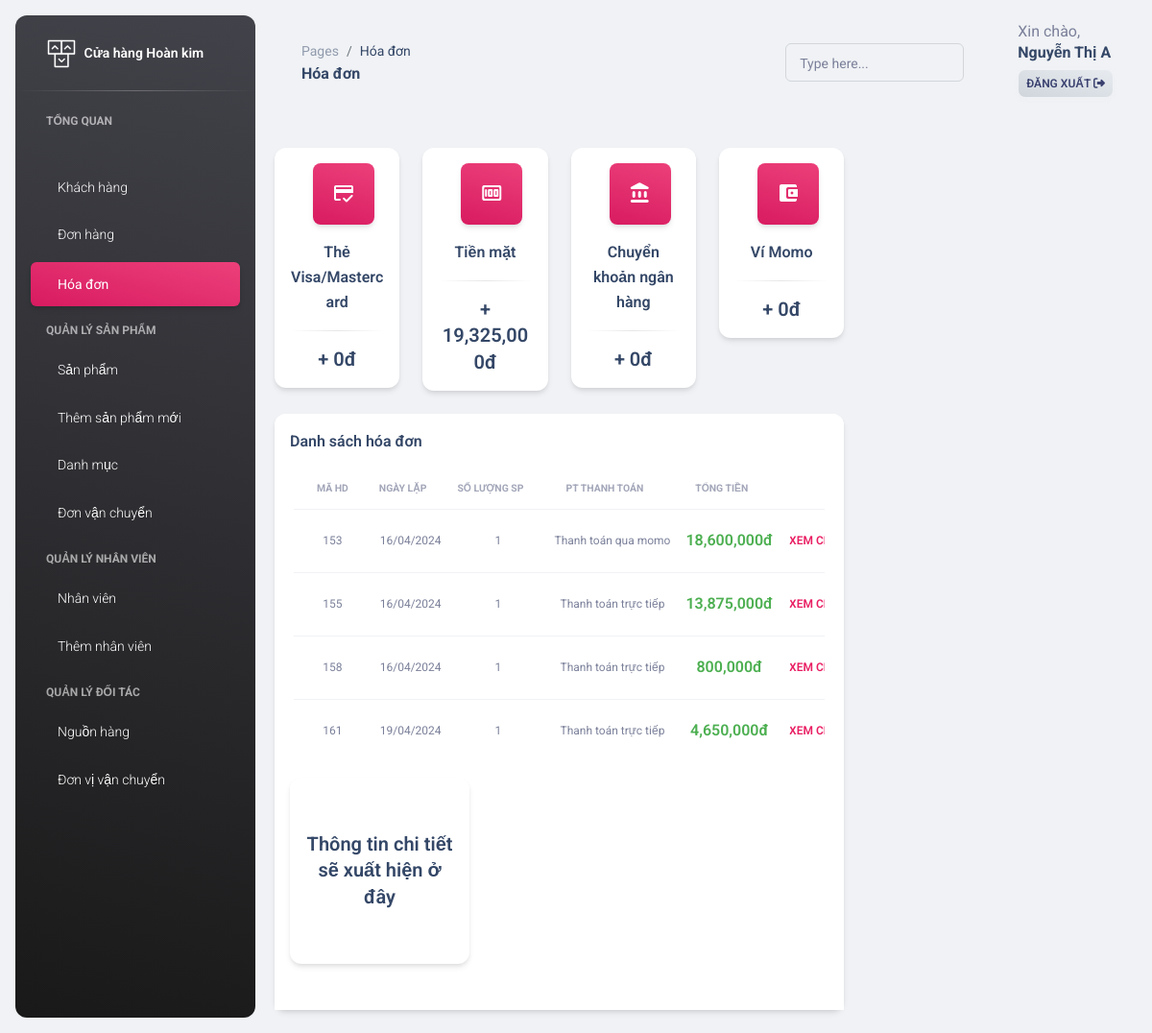
The app's page /assets/admin/billing.php (signed in) with its own data.
### tables this page shows
CREATE TABLE `giaodich` (
  `Ma_GD` int(11) NOT NULL,
  `Ma_KH` int(11) DEFAULT NULL,
  `Ma_LGD` int(11) DEFAULT NULL,
  `Ma_NV` int(11) DEFAULT NULL,
  `TT_MA` int(11) DEFAULT NULL,
  `NGAY_LAP` date DEFAULT NULL,
  `PTTT_MA` int(11) DEFAULT NULL
);

CREATE TABLE `pt_thanhtoan` (
  `PTTT_MA` int(11) NOT NULL,
  `PTTT_TEN` char(30) NOT NULL
);

### assets/admin/billing.php (the view, shortened to what the rows shown need)
<!DOCTYPE html>
<html lang="en">
<?php
  require 'connect.php';
?>
<?php include "head.php"; ?>
<body class="g-sidenav-show  bg-gray-200">
  <main class="main-content position-relative max-height-vh-100 h-100 border-radius-lg ">
		<div class="container-fluid py-4">
      <div class="row">
        <div class="col-lg-8">
          <div class="row">
            <div class="col-md-12 mb-lg-0 mb-2">
              <div class="card mt-4">
                <div class="card-header pb-0 p-3">
<div class="card-body p-3">
    <div class="row">
        <div class="table-responsive p-0">
            <table id="myTable" class="display table align-items-center mb-0">
                <thead>
                    <tr class="col-lg-12">
                        <th class="col-1 text-center text-uppercase text-secondary text-xxs font-weight-bolder opacity-7">Mã HD</th>
                        <th class="col-2 text-center text-uppercase text-secondary text-xxs font-weight-bolder opacity-7 ps-2">Ngày lặp</th>
                        <th class="col-1 text-center text-uppercase text-secondary text-xxs font-weight-bolder opacity-7 ps-2">Số lượng SP</th>
                        <th class="col-3 text-center text-uppercase text-secondary text-xxs font-weight-bolder opacity-7 ps-2">PT Thanh toán</th>
                        <th class="col-2 text-center text-uppercase text-secondary text-xxs font-weight-bolder opacity-7 ps-2">Tổng tiền</th>
                        <th class="col-2 text-secondary opacity-7"></th>
                    </tr>
                </thead>
                <tbody>
                    <?php
                    $sql = "SELECT giaodich.Ma_GD, giaodich.NGAY_LAP, giaodich.PTTT_MA,
                                   SUM(chitiethoadon.TONG_THANH_TOAN) AS tongtien
                            FROM giaodich
                            INNER JOIN chitiethoadon ON giaodich.Ma_GD = chitiethoadon.Ma_GD
                            WHERE giaodich.TT_MA = 1
                            GROUP BY giaodich.Ma_GD";
                    $result = $conn->query($sql);
                    if ($result->num_rows > 0) {
                        while ($row = $result->fetch_assoc()) {
                            echo '<tr class="h-50">';
                            echo '<td class="align-middle text-xs text-center">' . $row["Ma_GD"] . '</td>';
                            echo '<td class="align-middle text-xs text-center">' . date('d/m/Y', strtotime($row["NGAY_LAP"])) . '</td>';
                            $sql_sl = "SELECT COUNT(*) AS soluong FROM chitiethoadon WHERE Ma_GD = " . $row["Ma_GD"];
                            $rssl = $conn->query($sql_sl);
                            $rowsl = mysqli_fetch_assoc($rssl);
                            echo '<td class="align-middle text-xs text-center">' . $rowsl["soluong"] . '</td>';
                            $idpttt = $row["PTTT_MA"];
                            $sqlpt = "SELECT PTTT_TEN FROM pt_thanhtoan WHERE PTTT_MA = {$idpttt}";
                            $rspt = $conn->query($sqlpt);
                            $rowpt = mysqli_fetch_assoc($rspt);
                            echo '<td class="align-middle text-xs text-center">' . $rowpt["PTTT_TEN"] . '</td>';
                            echo '<td class="align-middle font-weight-bold text-success text-center">' . number_format($row["tongtien"], 0) . 'đ</td>';
                            echo '<td class="align-middle text-center">';
                            echo '<form action="" method="get">';
                            echo '<button data-id="' . $row["Ma_GD"] . '" class="edit-btn btn btn-link btn btn-outline-primary text-primary font-weight-bold text-xs mt-3 p-0">Xem chi tiết ></button>';
                            echo '</form>';
                            echo '</td>';
                            echo '</tr>';
                        }
                    } else {
                        echo '<tr><td colspan="6" class="text-center">Không có hóa đơn nào.</td></tr>';
                    }
                    ?>
                </tbody>
            </table>
        </div>
    </div>
</div>
  </main>
</body>
</html>

### records on screen
giaodich: Ma_GD "153", NGAY_LAP "16/04/2024", soluong "1", PTTT_MA.PTTT_TEN "Thanh toán qua momo", tongtien "18,600,000"
giaodich: Ma_GD "155", NGAY_LAP "16/04/2024", soluong "1", PTTT_MA.PTTT_TEN "Thanh toán trực tiếp", tongtien "13,875,000"
giaodich: Ma_GD "158", NGAY_LAP "16/04/2024", soluong "1", PTTT_MA.PTTT_TEN "Thanh toán trực tiếp", tongtien "800,000"
giaodich: Ma_GD "161", NGAY_LAP "19/04/2024", soluong "1", PTTT_MA.PTTT_TEN "Thanh toán trực tiếp", tongtien "4,650,000"

### other values on screen
$_SESSION["name"] "Nguyễn Thị A"
$tong_vm "0"
$tong_tm "19,325,000"
$tong_ck "0"
$tong_mm "0"
